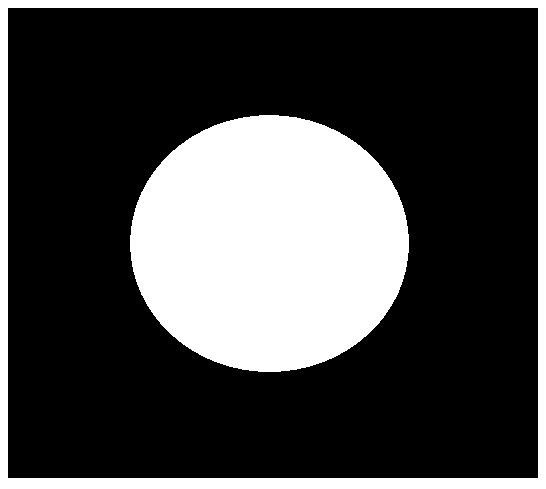
#> input picture material/pie.png, 546 x 489 px, found by its file name
$ python 'h4_梯度运算.py'
#> lines starting #> are read from the running program, lines starting #| are printed output that depends on the picture; after the words box and inside, x2 and y2 are one past the last pixel; in counts of white or black regions, pixels touching at a corner belong together
#梯度 = 膨胀 - 腐蚀
import cv2
import matplotlib.pyplot as plt
import numpy as np

img = cv2.imread("F:\Deep Learning\Opencv_Study\material\pie.png")
#> img is the input picture: shape (489, 546, 3); 27.8% white; 2 white regions, box (x1, y1, x2, y2) and area: (130, 115, 409, 372) 56244, (0, 0, 546, 489) 17894
kernel = np.ones((7,7),np.uint8)
fs = cv2.erode(img,kernel,iterations=5)
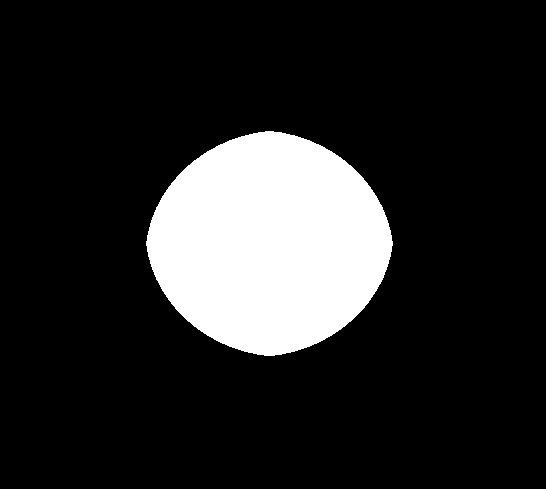
#> fs: shape (489, 546, 3); 15.4% white; 1 white region, box (x1, y1, x2, y2) and area: (146, 131, 393, 356) 41105
pz = cv2.dilate(img,kernel,iterations=5)
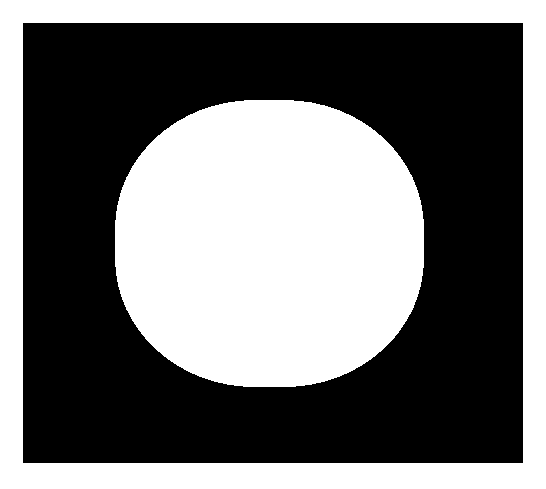
#> pz: shape (489, 546, 3); 45% white; 2 white regions, box (x1, y1, x2, y2) and area: (115, 100, 424, 387) 73224, (0, 0, 546, 489) 46994

#梯度运算
gradient = cv2.morphologyEx(img,cv2.MORPH_GRADIENT,kernel)
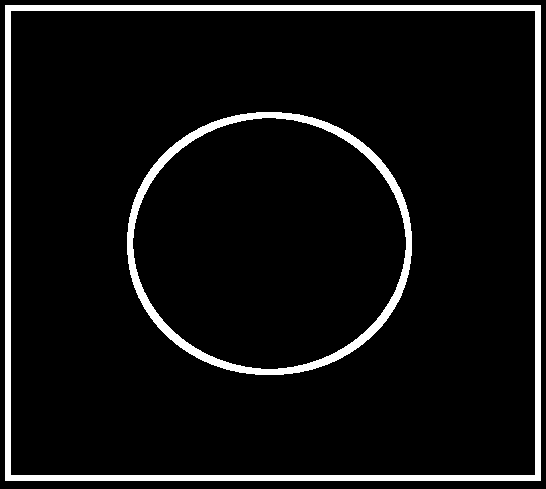
#> gradient: shape (489, 546, 3); 6.9% white; 2 white regions, box (x1, y1, x2, y2) and area: (5, 5, 541, 481) 12000, (127, 112, 412, 375) 6432
res = np.hstack((fs,pz,gradient))
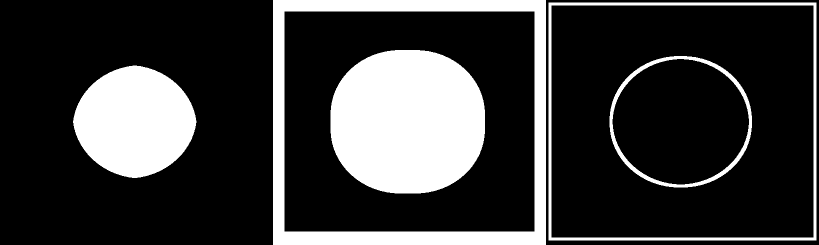
#> res: shape (489, 1638, 3) (shown at 1/2 size); 22.4% white; 5 white regions, box (x1, y1, x2, y2) and area: (661, 100, 970, 387) 73224, (546, 0, 1092, 489) 46994, (146, 131, 393, 356) 41105, (1097, 5, 1633, 481) 12000, (1219, 112, 1504, 375) 6432
cv2.imshow('res',res)
cv2.waitKey(0)
cv2.destroyAllWindows()
